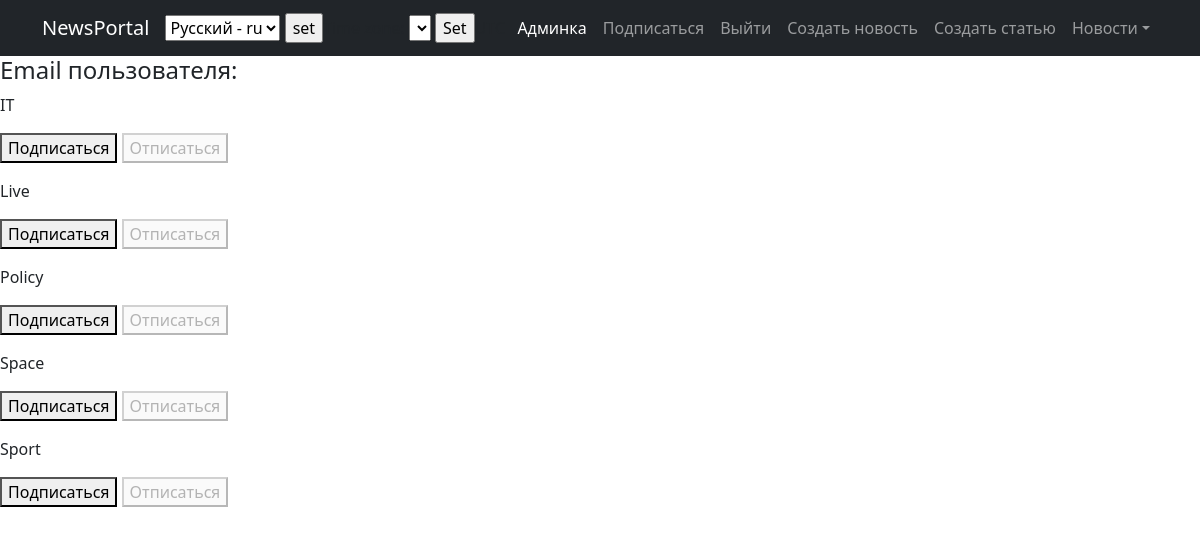
Page /subscriptions/ (signed in) on the committed database.
### News/models.py (models this page shows, shortened)
class Category(models.Model):
    name = models.CharField(max_length=64, unique=True, help_text=_('category name'))
    subscribers = models.ManyToManyField(User, related_name='categories')
    class Meta:
        verbose_name = 'Категория'
        verbose_name_plural = 'Категории'

### News/views.py (the view, shortened to what this page needs)
# urls.py: path('subscriptions/', subscriptions, name='subscriptions'),
@login_required
@csrf_protect
def subscriptions(request):
    categories_with_subscriptions = Category.objects.annotate(
        user_subscribed=Exists(
            Subscriber.objects.filter(
                user=request.user,
                category=OuterRef('pk'),
            )
        )
    ).order_by('name')
    logger.info('Def: subscriptions')
    return render(
        request,
        'news/subscriptions.html',
        {'categories': categories_with_subscriptions},
    )

### News/context_processors.py (called while the page is built)
def news_for_header(request):
    return {
        'news_for_header': Post.objects.order_by('-dateCreation')
    }

### templates/news/subscriptions.html (shortened to what this page needs)
{% extends 'flatpages/default.html' %}
{% load i18n %}
{% block content %}
	<h4>{% trans 'User email:' %} {{ user.email }}</h4>
	{% for category in categories %}
		<p>
			{{ category.name }}
		<form method="post">
			{% if category.user_subscribed %}
				<button disabled>{% trans 'Subscribe' %}</button>
				<button name="action" value="unsubscribe">{% trans 'Unsubscribe' %}</button>
			{% else %}
				<button name="action" value="subscribe">{% trans 'Subscribe' %}</button>
				<button disabled>{% trans 'Unsubscribe' %}</button>
			{% endif %}
		</form>
		</p>
	{% endfor %}
{% endblock content %}

### rows in the picture
Category: name "IT"
Category: name "Live"
Category: name "Policy"
Category: name "Space"
Category: name "Sport"

### other values in the picture
form field language "Русский - ru"
